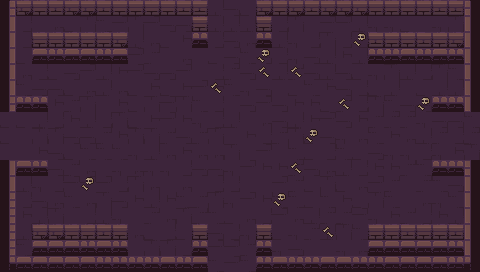

A 2D game scene composited from a Tiled map and its tileset images. What follows is a short description and the map's XML, with each tile layer's data collapsed to a summary:
An orthogonal 30x17 tile map with 16x16 px tiles, 6 tile layers (ground, dressing, decor, walls, ...) and 12 objects (6x PROP, 5x ENTRY, CHEST).

<map version="1.10" tiledversion="1.10.2" orientation="orthogonal" renderorder="right-down" width="30" height="17" tilewidth="16" tileheight="16" infinite="0" nextlayerid="8" nextobjectid="13">
 <tileset firstgid="1" name="dungeon" tilewidth="16" tileheight="16" tilecount="100" columns="10">
  <image source="../../../gfx/tiles/depths/dungeon_tileset.png" width="160" height="160" />
 </tileset>
 <layer id="1" name="ground" width="30" height="17">
  <data>[510 cells, 510 non-empty, 12 distinct tile ids]</data>
 </layer>
 <layer id="2" name="dressing" width="30" height="17">
  <data>[510 cells, 12 non-empty, 2 distinct tile ids]</data>
 </layer>
 <layer id="3" name="decor" width="30" height="17">
  <data>[510 cells, 0 non-empty, 0 distinct tile ids]</data>
 </layer>
 <layer id="4" name="walls" width="30" height="17">
  <data>[510 cells, 78 non-empty, 18 distinct tile ids]</data>
 </layer>
 <layer id="5" name="props" width="30" height="17">
  <data>[510 cells, 64 non-empty, 8 distinct tile ids]</data>
 </layer>
 <layer id="6" name="overhead" width="30" height="17">
  <data>[510 cells, 0 non-empty, 0 distinct tile ids]</data>
 </layer>
 <objectgroup id="7" name="spawns">
  <object id="1" name="UP" type="ENTRY" x="232" y="24" />
  <object id="2" name="DOWN" type="ENTRY" x="232" y="248" />
  <object id="3" name="LEFT" type="ENTRY" x="24" y="136" />
  <object id="4" name="RIGHT" type="ENTRY" x="456" y="136" />
  <object id="5" name="" type="ENTRY" x="248" y="136" />
  <object id="6" name="" type="CHEST" x="232" y="136" />
  <object id="7" name="torch" type="PROP" x="56" y="264" />
  <object id="8" name="torch" type="PROP" x="424" y="264" />
  <object id="9" name="torch" type="PROP" x="8" y="232" />
  <object id="10" name="torch" type="PROP" x="472" y="232" />
  <object id="11" name="banner" type="PROP" x="120" y="264" />
  <object id="12" name="banner" type="PROP" x="360" y="264" />
 </objectgroup>
</map>
